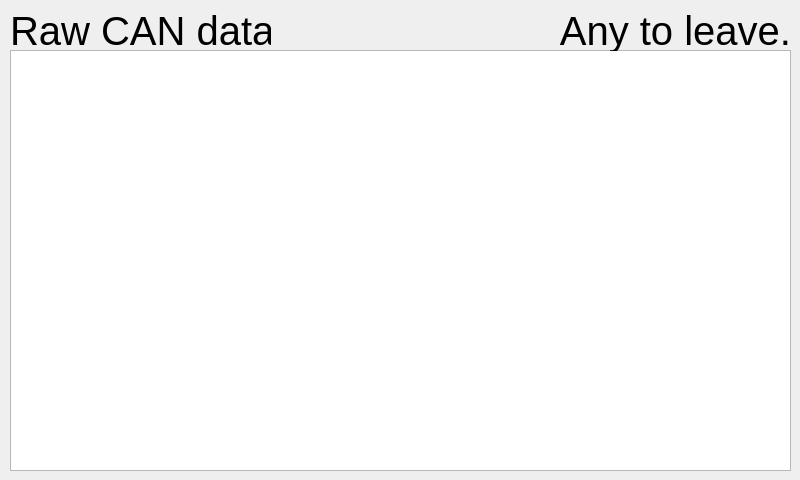
<?xml version="1.0" encoding="UTF-8"?>
<ui version="4.0">
 <class>CanRaw</class>
 <widget class="QDialog" name="CanRaw">
  <property name="geometry">
   <rect>
    <x>0</x>
    <y>0</y>
    <width>800</width>
    <height>480</height>
   </rect>
  </property>
  <property name="windowTitle">
   <string>Dialog</string>
  </property>
  <widget class="QLabel" name="title">
   <property name="geometry">
    <rect>
     <x>10</x>
     <y>10</y>
     <width>261</width>
     <height>41</height>
    </rect>
   </property>
   <property name="font">
    <font>
     <pointsize>30</pointsize>
    </font>
   </property>
   <property name="text">
    <string>Raw CAN data</string>
   </property>
   <property name="alignment">
    <set>Qt::AlignLeading|Qt::AlignLeft|Qt::AlignVCenter</set>
   </property>
  </widget>
  <widget class="QTextBrowser" name="textLogs">
   <property name="geometry">
    <rect>
     <x>10</x>
     <y>50</y>
     <width>781</width>
     <height>421</height>
    </rect>
   </property>
   <property name="html">
    <string>&lt;!DOCTYPE HTML PUBLIC &quot;-//W3C//DTD HTML 4.0//EN&quot; &quot;http://www.w3.org/TR/REC-html40/strict.dtd&quot;&gt;
&lt;html&gt;&lt;head&gt;&lt;meta name=&quot;qrichtext&quot; content=&quot;1&quot; /&gt;&lt;meta charset=&quot;utf-8&quot; /&gt;&lt;style type=&quot;text/css&quot;&gt;
p, li { white-space: pre-wrap; }
&lt;/style&gt;&lt;/head&gt;&lt;body style=&quot; font-family:'Ubuntu'; font-size:11pt; font-weight:400; font-style:normal;&quot;&gt;
&lt;p style=&quot; margin-top:0px; margin-bottom:0px; margin-left:0px; margin-right:0px; -qt-block-indent:0; text-indent:0px;&quot;&gt;&lt;span style=&quot; font-size:12pt; color:#ffffff;&quot;&gt;Raw CAN data will be available here&lt;/span&gt;&lt;/p&gt;&lt;/body&gt;&lt;/html&gt;</string>
   </property>
  </widget>
  <widget class="QLabel" name="title_2">
   <property name="geometry">
    <rect>
     <x>420</x>
     <y>10</y>
     <width>371</width>
     <height>41</height>
    </rect>
   </property>
   <property name="font">
    <font>
     <pointsize>30</pointsize>
    </font>
   </property>
   <property name="text">
    <string>Any to leave.</string>
   </property>
   <property name="alignment">
    <set>Qt::AlignRight|Qt::AlignTrailing|Qt::AlignVCenter</set>
   </property>
  </widget>
  <widget class="QLabel" name="error">
   <property name="geometry">
    <rect>
     <x>10</x>
     <y>50</y>
     <width>781</width>
     <height>101</height>
    </rect>
   </property>
   <property name="font">
    <font>
     <pointsize>26</pointsize>
    </font>
   </property>
   <property name="styleSheet">
    <string notr="true">color: red;</string>
   </property>
   <property name="text">
    <string/>
   </property>
   <property name="alignment">
    <set>Qt::AlignCenter</set>
   </property>
  </widget>
 </widget>
 <resources/>
 <connections/>
</ui>
